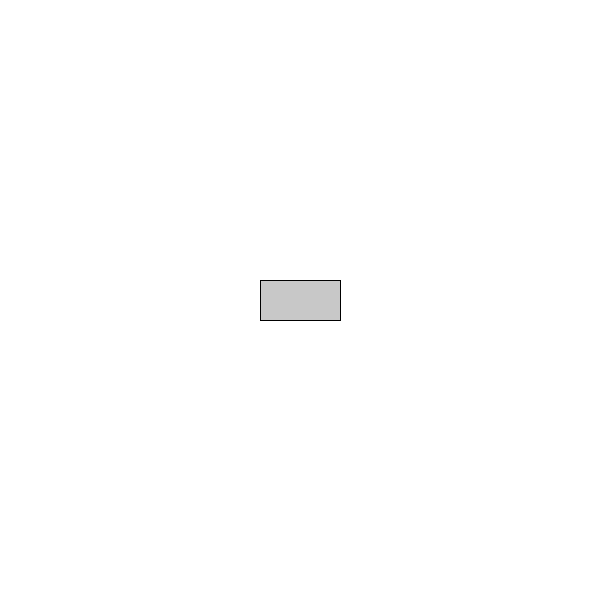
Frame 1 (no input)
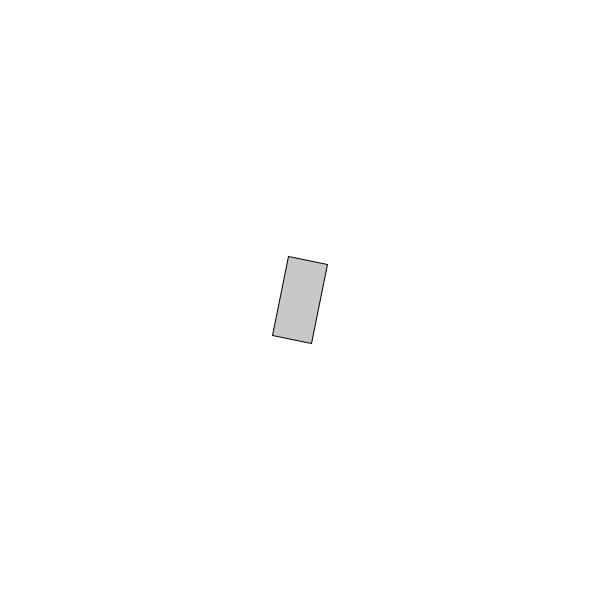
Frame 60 (the mouse pressed at the canvas centre just before this capture)
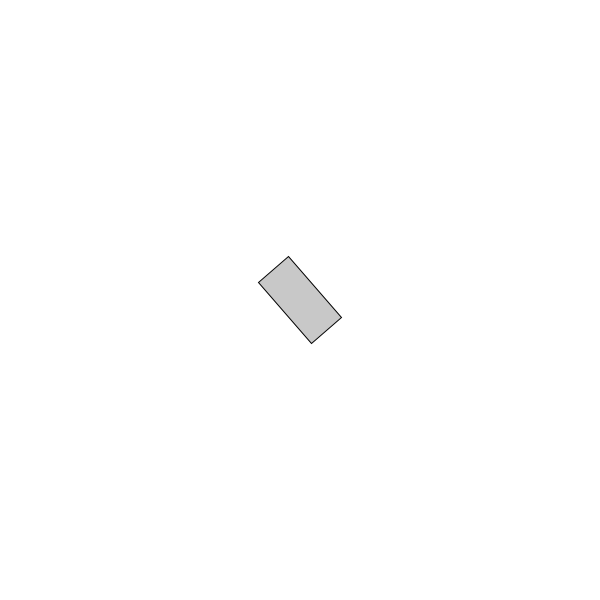
Frame 120 (the mouse held since frame 60 and released just before this capture)

The Processing sketch that drew these frames (run headless with seeded random() and noise(); from frame 60 on, the mouse is pressed at the canvas centre):

// Processing sketch: ANGULAR_ACC1
// ── ANGULAR_ACC1.pde
Square s;

void setup(){
  s = new Square();
  size(600, 600);
}

void draw(){
  background(255);
  s.run();
}

// ── Square.pde
class Square{
  float a, aVel, aAcc;
  
  Square(){
    a = 0;
    aVel = 0;
    aAcc = 0.001;
  }
  
 void display(){
   fill(200);
   rectMode(CENTER);
     
   pushMatrix();
     translate(width/2, height/2);
     rotate(a);
     rect(0, 0, 80, 40);
   popMatrix();
 }
 
 void update(){
   constrain(aVel, 0, 1);
   a += aVel;
   aVel += aAcc;
 }
 
 void run(){
  update();
  display();
 }
}
